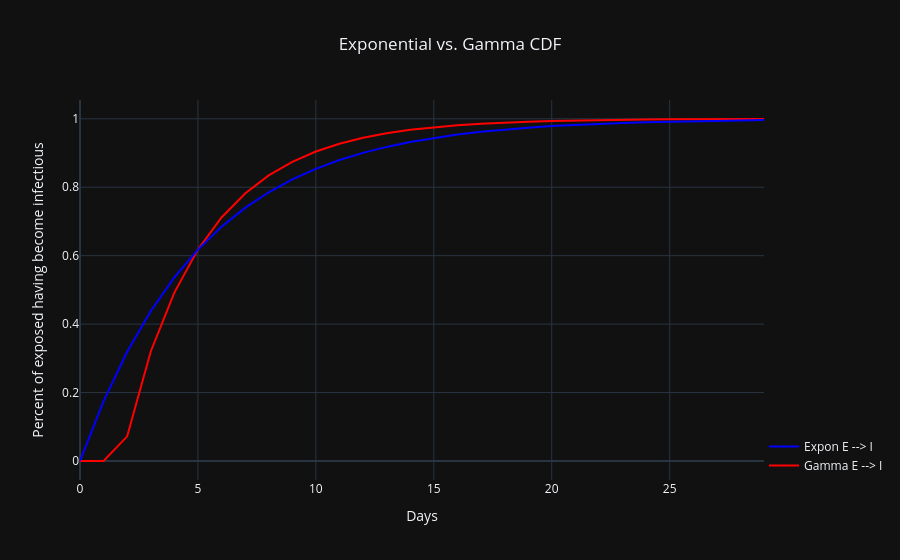

The notebook cell saved with this chart:
### Code cell
#| code-fold: true

fig = go.Figure(data=[       
    go.Scatter(name='Gamma E --> I', x=np.arange(days), y=gamma.cdf(np.arange(days), k, loc=locg, scale=theta), line={'color':'red'}),
    go.Scatter(name='Expon E --> I', x=np.arange(days), y=expon.cdf(np.arange(days), scale=scalee), line={'color':'blue'}),
])

fig.update_layout(
    title={
        'text':'Exponential vs. Gamma CDF',
        'x':0.5,
        'xanchor':'center'
    },
    xaxis_title='Days',
    yaxis_title='Percent of exposed having become infectious',
    legend=dict(
        x=1,
        y=0,
        traceorder="reversed",
    )
)

fig

### Figure 1 — Plotly figure (JSON) as saved in the notebook; plotly's stock layout.template omitted (floating-point values rounded to 4 significant figures)
{"data": [{"line": {"color": "red"}, "name": "Gamma E --> I", "type": "scatter", "x": [0, 1, 2, 3, 4, 5, 6, 7, 8, 9, 10, 11, 12, 13, 14, 15, 16, 17, 18, 19, 20, 21, 22, 23, 24, 25, 26, 27, 28, 29], "y": [0, 0, 0.07203, 0.32, 0.4921, 0.618, 0.7116, 0.7817, 0.8345, 0.8743, 0.9044, 0.9273, 0.9446, 0.9578, 0.9679, 0.9755, 0.9813, 0.9857, 0.9891, 0.9917, 0.9936, 0.9951, 0.9963, 0.9972, 0.9978, 0.9983, 0.9987, 0.999, 0.9993, 0.9994]}, {"line": {"color": "blue"}, "name": "Expon E --> I", "type": "scatter", "x": [0, 1, 2, 3, 4, 5, 6, 7, 8, 9, 10, 11, 12, 13, 14, 15, 16, 17, 18, 19, 20, 21, 22, 23, 24, 25, 26, 27, 28, 29], "y": [0, 0.1749, 0.3193, 0.4384, 0.5366, 0.6177, 0.6846, 0.7398, 0.7853, 0.8229, 0.8538, 0.8794, 0.9005, 0.9179, 0.9323, 0.9441, 0.9539, 0.962, 0.9686, 0.9741, 0.9786, 0.9824, 0.9855, 0.988, 0.9901, 0.9918, 0.9933, 0.9944, 0.9954, 0.9962]}], "layout": {"legend": {"traceorder": "reversed", "x": 1, "y": 0}, "title": {"text": "Exponential vs. Gamma CDF", "x": 0.5, "xanchor": "center"}, "xaxis": {"title": {"text": "Days"}}, "yaxis": {"title": {"text": "Percent of exposed having become infectious"}}}}
